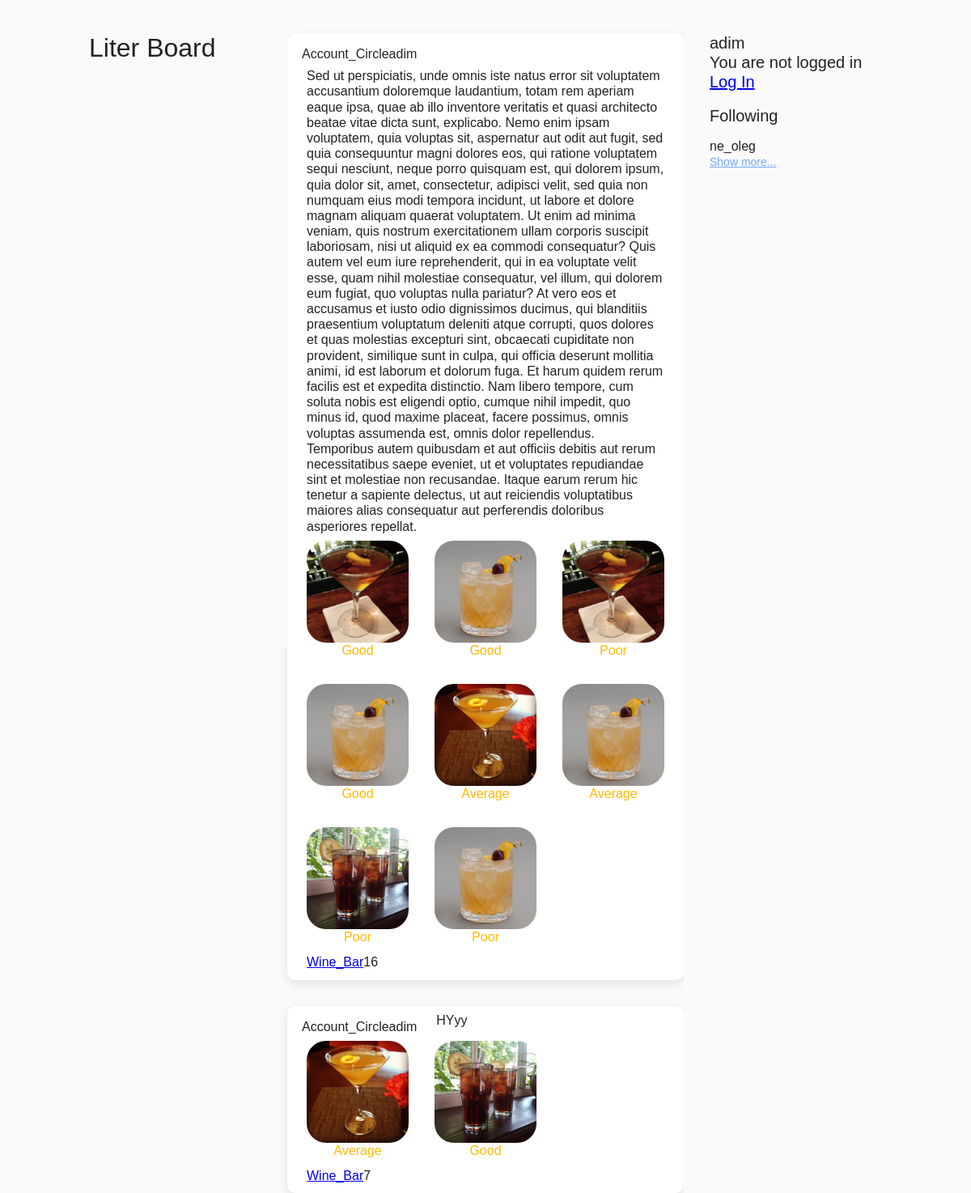
The page /board/1/ on the database its author committed.
### board/models.py (models this page shows)
class Post(models.Model):
    post_text = models.CharField(max_length=5000)
    user = models.ForeignKey(settings.AUTH_USER_MODEL, on_delete=models.CASCADE)
    location = models.CharField(max_length=200)
    clink = models.IntegerField(default=0)
    created_at = models.DateTimeField(auto_now_add=True)
    images = models.ManyToManyField(Image)
    cocktails = models.ManyToManyField(Cocktail, through='CocktailRating', related_name='cock')

class Cocktail(models.Model):
    COCKTAILS_CATEGORIES = [(0, 'Ordinary Drink'),
                            (1, 'Homemade Liqueur'),
                            (2, 'Shake'),
                            (3, 'Cocktail'),
                            (4, 'Shot'),
                            (5, 'Soft Drink'),
                            (6, 'Other/Unknown'),
                            (7, 'Cocoa'),
                            (8, 'Punch / Party Drink'),
                            (9, 'Coffee / Tea'),
                            (10, 'Beer'),
                            (11, 'Spirit')]
    name = models.CharField(max_length=200)
    image = models.ForeignKey(Image, on_delete=models.SET_NULL, null=True, blank=True)
    category = models.IntegerField(choices=COCKTAILS_CATEGORIES, default=0)
    ingredients = models.ManyToManyField(Ingredient, through='IngredientsAmount')

class Image(models.Model):
    ref = models.CharField(max_length=200)

class CocktailRating(models.Model):
    POOR = 1
    AVERAGE = 2
    GOOD = 3
    RATING_CHOICES = (
        (POOR, 'Poor'),
        (AVERAGE, 'Average'),
        (GOOD, 'Good'),
    )
    cocktail_id = models.ForeignKey(Cocktail, related_name='cocktail_rating', on_delete=models.CASCADE)
    post_id = models.ForeignKey(Post, related_name='cocktail_rating', on_delete=models.CASCADE)
    rating = models.IntegerField(choices=RATING_CHOICES, default=AVERAGE)

class UserFollowing(models.Model):
    user_id = models.ForeignKey(settings.AUTH_USER_MODEL,
                                related_name="following",
                                on_delete=models.CASCADE)
    following_user_id = models.ForeignKey(settings.AUTH_USER_MODEL,
                                          related_name="followers",
                                          on_delete=models.CASCADE)
    created = models.DateTimeField(auto_now_add=True)

### board/views.py (the view)
# urls.py: path('<int:user_id>/', views.post_user, name='user_post'),
def post_user(request, user_id):
    current_user = request.user
    user_posts = User.objects.get(id=user_id)
    posts = Post.objects.filter(user=user_id)
    posts_list = list(map(lambda x: (x, zip(x.cocktails.all(), x.cocktail_rating.all())), posts))
    return render(request, 'board/posts.html', {'user': user_posts,
                                                'current_user': current_user,
                                                'posts': posts_list,
                                                'cocktail_rating': CocktailRating,
                                                'followings': UserFollowing.objects.filter(user_id=user_id)})

### board/templates/board/posts.html (shortened to what this page needs)
<!doctype html>
<html lang="en">
<head>
    {% load static %}
    <link rel="stylesheet" href="{% static 'board/styles.css' %} ">
</head>
<body>
<div class="site_wrapper">
    <header class="header">
        <div class="wrapper">
            <div class="header_wrapper">
                <div class="header_logo">
                    Liter Board
                </div>
            </div>
        </div>
    </header>
    <main class="main">
        <section class="post">
                {% for post, cock_rating in posts %}
                <div class="post_content">
                    <div class="post_user_name">
                        <i class="material-symbols-outlined avatar">
                            Account_Circle</i>
                        {{ user.username }}
                    </div>
                    <div class="post_text_content">
                        {{ post.post_text }}
                    </div>
                    <div class="post_visual_content">
                            {% for cocktail, rating in cock_rating %}
                            <div class="alco_photo_grade">
                                <img src="{% static cocktail.image.ref %}" alt="" class="photo">
                                <div class="alco_grade">
                                    {{ rating.get_rating_display}}
                                </div>
                            </div>
                            {% endfor %}
                    </div>
                    <div class="post_likes">
                        <a href="{{post.id}}/{{post_user.id}}">
                            <i class="material-symbols-outlined like">
                                Wine_Bar
                            </i>
                        </a>
                        {{ post.clink }}
                    </div>
                </div>
            {% endfor %}
        </section>
    </main>
    <div class="acc_ui">
        <div class="user_name">
            {{ user.username }}
            {% if current_user.is_authenticated %}
                <p><a href="{% url 'logout' %}">Log Out</a></p>
            {% else %}
                <p>You are not logged in</p>
                <a href="{% url 'login' %}">Log In</a>
            {% endif %}
        </div>
        <div class="user_followings_header">
            Following
        </div>
        <div class="user_followings_list">
            {% for following in followings %}
                <div class="followings_users">
                {{ following.following_user_id.username}}
            </div>
            {% endfor %}
            <a href="/" class="show_more">
                Show more...
            </a>
        </div>
    </div>
</div>
</body>
</html>

### board/static/board/styles.css (style rules this page uses)
html, body, div, span, applet, object, iframe, h1, h2, h3, h4, h5, h6, p, blockquote, pre, a, abbr, acronym, address, big, cite, code, del, dfn, em, img, ins, kbd, q, s, samp, small, strike, strong, sub, sup, tt, var, b, u, i, center, dl, dt, dd, ol, ul, li, fieldset, form, label, legend, table, caption, tbody, tfoot, thead, tr, th, td, article, aside, canvas, details, embed, figure, figcaption, footer, header, hgroup, menu, nav, output, ruby, section, summary, time, mark, audio, video { margin: 0; padding: 0; border: 0; font: inherit; vertical-align: baseline; }
article, aside, details, figcaption, figure, footer, header, hgroup, menu, nav, section { display: block; }
body { line-height: 1; }
html { font-size: 100%; -webkit-text-size-adjust: 100%; -ms-text-size-adjust: 100%; }
img { border: 0; -ms-interpolation-mode: bicubic; }
html, button, input, select, textarea { color: #222; }
img { vertical-align: middle; }
html { box-sizing: border-box; }
*, *::before, *::after { box-sizing: inherit; }
body { font-family: 'Helvetica', sans-serif; font-style: normal; font-size: 16px; line-height: 1.2; font-weight: normal; color: #222222; background-color: #FAFAFA; z-index: 1; }
.header { background-color: #FAFAFA; position: sticky; top: 0; height: 100vh; }
.header_wrapper { justify-content: space-between; padding-top: 40px; }
.post { background-color: #FAFAFA; }
.site_wrapper { margin: auto; max-width: 980px; display: grid; grid-template-columns: 1fr 2fr 1fr; }
.post_content { display: flex; flex-wrap: wrap; height: auto; margin-top: 32px; border-radius: 10px; background: #FFFFFF; box-shadow: 0 4px 12px rgba(0, 0, 0, 0.1); }
.header_logo { font-size: 32px; }
.main { margin-top: 9px; background-color: #FAFAFA; }
.post_user_name { display: flex; align-items: center; margin-top: 16px; margin-left: 18px; font-size: 16px; }
.post_text_content { margin-top: 8px; margin-left: 24px; margin-right: 24px; }
.post_visual_content { display: grid; grid-template-columns: repeat(3, 1fr); gap: 32px; margin-top: 8px; margin-left: 24px; margin-right: 24px; width: 100%; }
.post_likes { display: flex; align-items: center; margin-left: 24px; margin-bottom: 12px; margin-top: 12px; font-size: 16px; }
.user_name { margin-top: 41px; margin-left: 32px; font-size: 20px; }
.user_followings_header { margin-left: 32px; margin-top: 18px; font-size: 20px; }
.user_followings_list { margin-top: 16px; margin-left: 32px; }
.followings_users { font-size: 16px; margin-top: 8px; }
.show_more { font-size: 14px; color: #74A9F9; margin-top: 8px; }
.alco_grade { display: flex; justify-content: center; color: #FFBA00; }
.photo { width: 100%; border-radius: 24px; aspect-ratio: 1/1; object-fit: cover; }
.acc_ui { background-color: #FAFAFA; z-index: 0; }
.alco_photo_grade { position: relative; }

### board/templates/board/posts.html (style rules this page uses)
.material-symbols-outlined { font-variation-settings: 'FILL' 0, 'wght' 400, 'GRAD' 0, 'opsz' 48 }

### rows shown on the page
Post: post_text "Sed ut perspiciatis, unde omnis iste natus error sit voluptatem accusantium doloremque laudantium, totam rem aperiam eaque ipsa, quae ab illo inventore veritatis et quasi architecto beatae vitae dicta sunt, explicabo. Nemo enim ipsam voluptatem, quia voluptas sit, aspernatur aut odit aut fugit, sed quia consequuntur magni dolores eos, qui ratione voluptatem sequi nesciunt, neque porro quisquam est, qui dolorem ipsum, quia dolor sit, amet, consectetur, adipisci velit, sed quia non numquam eius modi tempora incidunt, ut labore et dolore magnam aliquam quaerat voluptatem. Ut enim ad minima veniam, quis nostrum exercitationem ullam corporis suscipit laboriosam, nisi ut aliquid ex ea commodi…", clink "16"
Cocktail: image.ref (picture), rating "Good", rating "Poor"
Cocktail: image.ref (picture), rating "Good", rating "Average", rating "Poor"
Cocktail: image.ref (picture), rating "Average"
Cocktail: image.ref (picture), rating "Poor", rating "Good"
Post: post_text "HYyy", clink "7"
UserFollowing: following_user_id.username "ne_oleg"

### other values the page prints
{{ user.username }} "adim"
